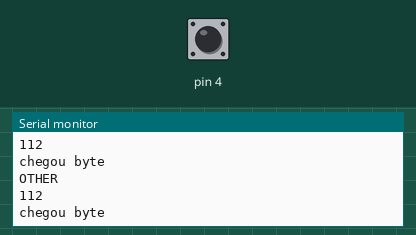
Recording of a sketch running on a simulated Arduino Uno, built with avr-gcc and run on an emulated ATmega328P. Parts: the last lines printed to the serial monitor. The test bench sets the inputs (shaded band); at power-on: pin 4 LOW.

Above: at 1.2 s.
1.3 s: pin 4 driven HIGH
At 2.2 s:
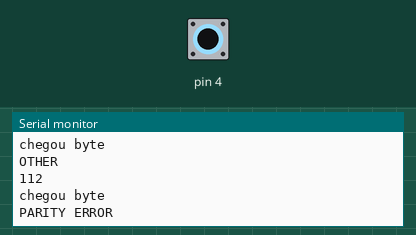
2.8 s: pin 4 driven LOW
At 3.9 s:
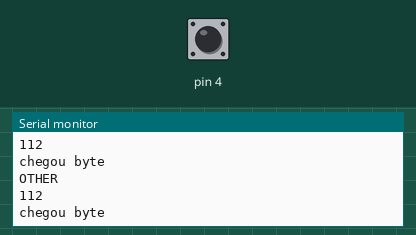

The sketch:

due_sw_uart_RX.ino
```cpp
#include "sw_uart.h"

due_sw_uart uart;

void setup()
{
  Serial.begin(9600);
  sw_uart_setup(&uart, 4, 1, 8, SW_UART_EVEN_PARITY);
}

void loop()
{
  receive_byte();
  delay(5);
}

void receive_byte()
{
  char data;
  int code = sw_uart_receive_byte(&uart, &data);
  if (code == SW_UART_SUCCESS)
    Serial.print(data);
  else if (code == SW_UART_ERROR_PARITY)
    Serial.println("\nPARITY ERROR");
  else
  {
    Serial.println("\nOTHER");
    Serial.print(code);
  }
}
```

sw_uart.cpp
```cpp
#include "sw_uart.h"
#pragma GCC optimize("-O3")

/**
 * Inicializa os atributos da estrutura `due_sw_uart`
 * declarados em `sw_uart.h`.
 *
 * @param uart aponta para a estrutura uart com atributos
 * 		inicializados em `sw_uart.h`.
 * @param rx pino digital do arduino que representa o `rx`.
 * @param stopbits indica a quantidade de stop bits.
 * @param databits indica a quantidadde de bits da
 * 		mensagem a ser enviada.
 * @param paritybit indica qual a paridade da mensagem a ser
 * 		enviada, com suas possíveis definições em `sw_uart.h`.
 */
void sw_uart_setup(due_sw_uart *uart, int rx, int stopbits, int databits, int paritybit)
{
  uart->pin_rx = rx;
  uart->stopbits = stopbits;
  uart->paritybit = paritybit;
  uart->databits = databits;
  pinMode(rx, INPUT);
}

/**
 * Checa a paridade do byte o qual um
 * cararctere é composto.
 *
 * @param data caractere a ser enviado.
 * @return 1 se ímpar, 0 se par.
 */
int calc_even_parity(char data)
{
  int ones = 0;
  for (int i = 0; i < 8; i++)
    ones += (data >> i) & 0x01;

  return ones % 2;
}

/**
 * Recebe um byte pela porta digital `pin_rx`
 * no formato: 0 xxxxxxxx x 1
 *
 * @param uart aponta para a estrutura uart com atributos
 * 		inicializados em `sw_uart.h`.
 * @param data aponta para um caractere na memória (char array ou string).
 */
int sw_uart_receive_byte(due_sw_uart *uart, char *data)
{
  while (digitalRead(uart->pin_rx) == HIGH)
  {
  }

  Serial.println("\nchegou byte");
  _sw_uart_wait_half_T(uart);
  if (digitalRead(uart->pin_rx) == HIGH)
    return SW_UART_ERROR_FRAMING;

  _sw_uart_wait_T(uart);

  char aux = 0x00;
  for (int i = 0; i < uart->databits; i++)
  {
    aux |= digitalRead(uart->pin_rx) << i;
    _sw_uart_wait_T(uart);
  }

  int rx_parity = 0;
  if (uart->paritybit != SW_UART_NO_PARITY)
  {
    rx_parity = digitalRead(uart->pin_rx);
    _sw_uart_wait_T(uart);
  }

  for (int i = 0; i < uart->stopbits; i++)
  {
    if (digitalRead(uart->pin_rx) == LOW)
      return SW_UART_ERROR_FRAMING;
    _sw_uart_wait_T(uart);
  }

  int parity = 0;
  if (uart->paritybit == SW_UART_EVEN_PARITY)
    parity = calc_even_parity(aux);
  else if (uart->paritybit == SW_UART_ODD_PARITY)
    parity = !calc_even_parity(aux);

  if (parity != rx_parity)
    return SW_UART_ERROR_PARITY;

  *data = aux;
  return SW_UART_SUCCESS;
}

/**
 * Realiza uma espera de T/2 (meio período)
 *
 * @param uart aponta para a estrutura uart com atributos
 * 		inicializados em `sw_uart.h`.
 */
void _sw_uart_wait_half_T(due_sw_uart *uart)
{
  for (int i = 0; i < 1093; i++)
    asm("NOP");
}

/**
 * Realiza uma espera de T (um período)
 *
 * @param uart aponta para a estrutura uart com atributos
 * 		inicializados em `sw_uart.h`.
 */
void _sw_uart_wait_T(due_sw_uart *uart)
{
  _sw_uart_wait_half_T(uart);
  _sw_uart_wait_half_T(uart);
}
```

sw_uart.h
```cpp
#ifndef SW_UART_HEADER
#define SW_UART_HEADER

#include <Arduino.h>

struct due_sw_uart
{
	int pin_rx;
	int pin_tx;
	int baudrate;
	int stopbits;
	int paritybit;
	int databits;
};

typedef struct due_sw_uart due_sw_uart;

#define SW_UART_SUCCESS 0
#define SW_UART_ERROR_FRAMING 112
#define SW_UART_ERROR_PARITY 2
#define SW_UART_NO_PARITY 0
#define SW_UART_ODD_PARITY 1
#define SW_UART_EVEN_PARITY 2

void sw_uart_setup(due_sw_uart *uart, int rx, int stopbits, int databits, int paritybit);
int sw_uart_receive_byte(due_sw_uart *uart, char *data);

int calc_even_parity(char data);
void _sw_uart_wait_half_T(due_sw_uart *uart);
void _sw_uart_wait_T(due_sw_uart *uart);

#endif
```

Measured:
- after the input at 1.3 s, the serial monitor: prints a new line after 0.07 s (image 1)
